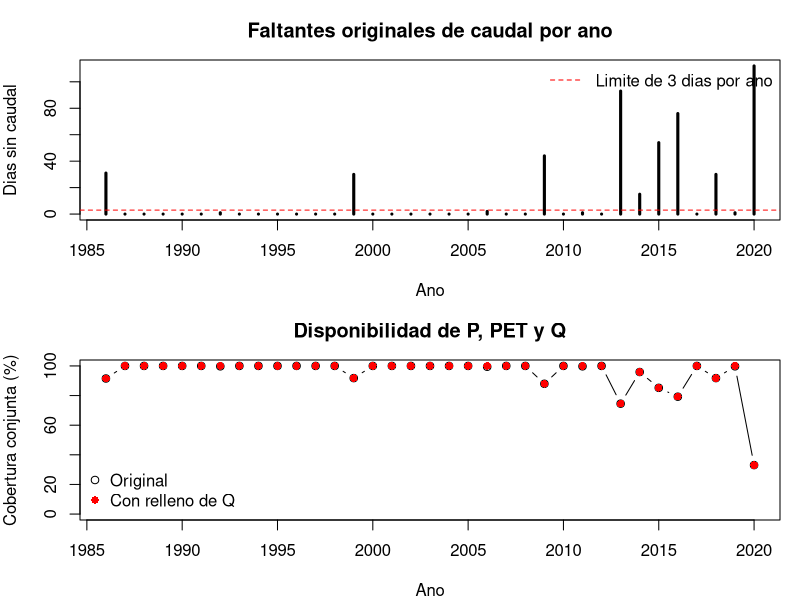
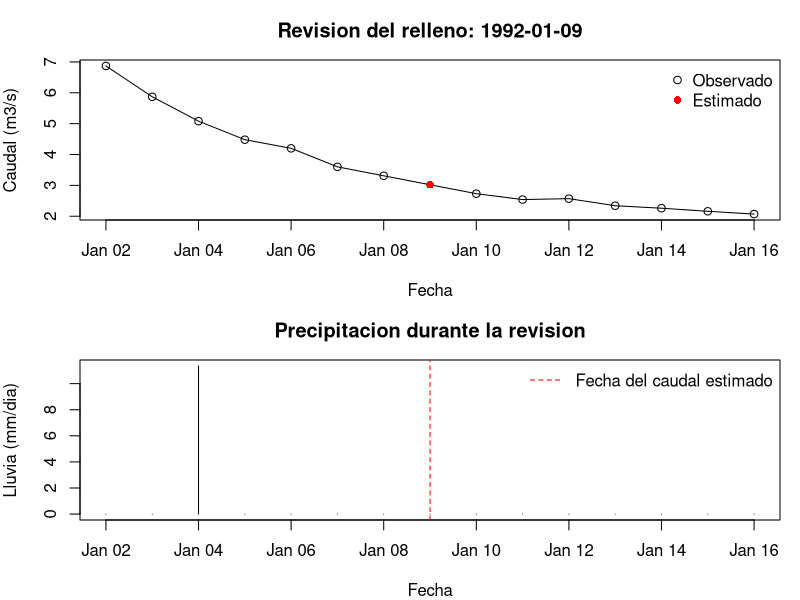
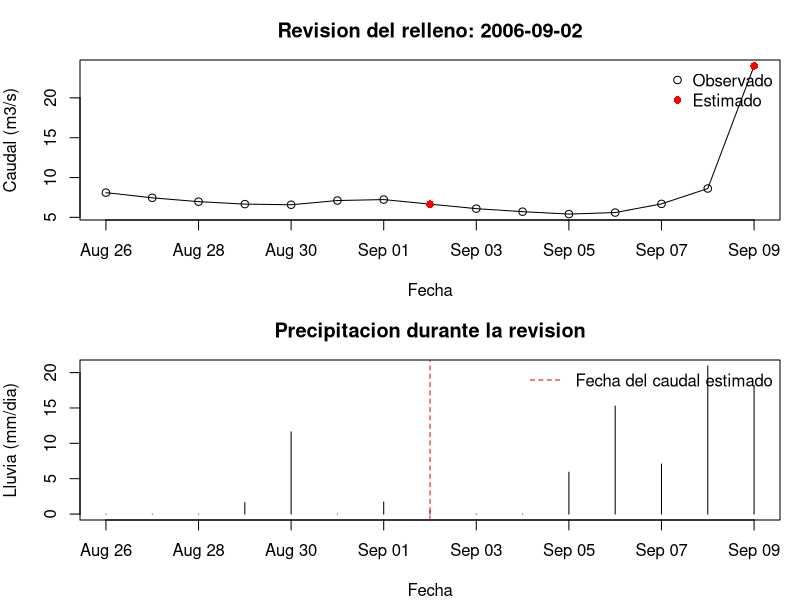
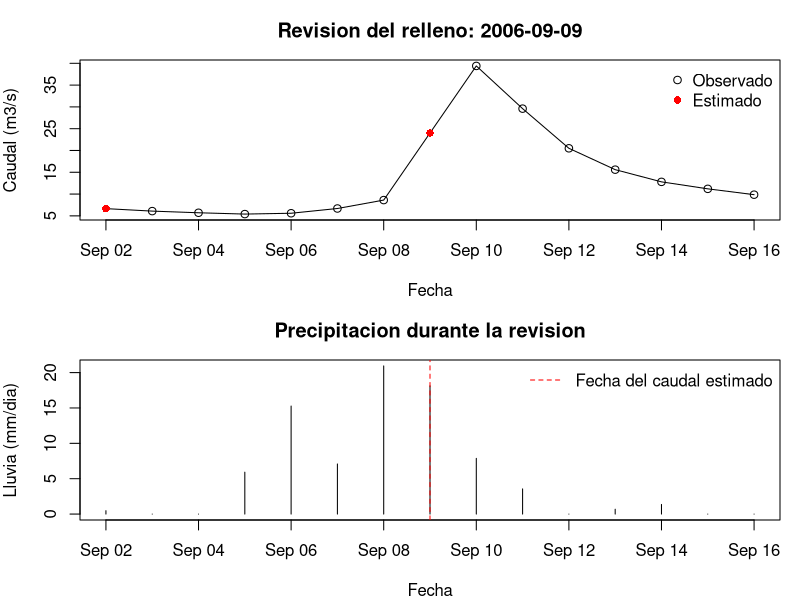
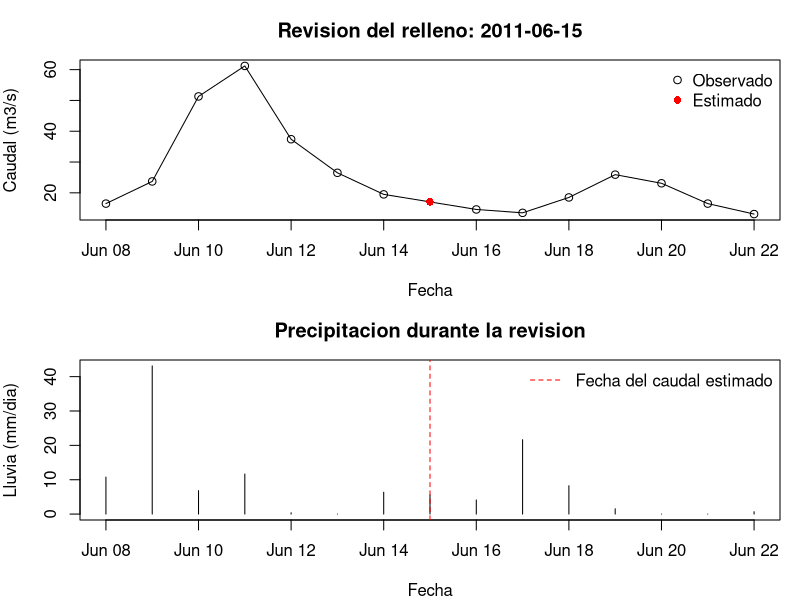
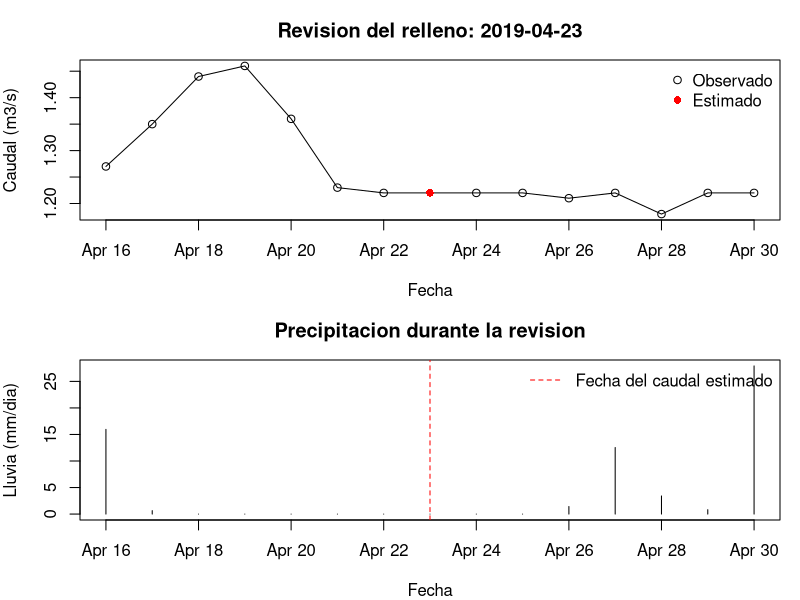

The R source for these figures, in order:
# DATOS PARA BUDYKO - RIO DAMAS EN TACAMO
# Ejecutar desde el proyecto .Rproj.
# Solo R base. PET de CAMELS provisional.
# No calcula todavia ET ni el balance de Budyko.
# Conserva los datos originales y distingue los caudales estimados.


# 1. LEER LOS DATOS

clima <- read.csv("01_data/processed/clima_CR2METv25_10362001_daily_1960-2021.csv")
caudal <- read.csv("01_data/processed/caudal_diario_dga_10362001.csv")
pet <- read.csv("01_data/raw/pet_hargreaves_day.csv")
derechos <- read.csv("01_data/processed/base_anual_derechos_superficiales.csv")

# Seleccionar las columnas climaticas.
clima <- clima[, c("fecha", "P_mm", "Tmax_degC", "Tmin_degC", "Tmed_degC")]

# Indicar que representa cada columna y sus unidades.
names(clima) <- c("fecha", "precipitacion_mm_dia", "temperatura_maxima_C","temperatura_minima_C", "temperatura_media_C")

# Seleccionar fecha y caudal.
caudal <- caudal[, c("FECHA", "Caudal_diario")]

# Nombrar las columnas del caudal original.
names(caudal) <- c("fecha", "caudal_m3_s")

# Seleccionar PET de la cuenca.
pet <- pet[, c("date", "X10362001")]

# Nombrar las columnas de PET.
names(pet) <- c("fecha", "pet_mm_dia")

# Convertir las fechas del clima.
clima$fecha <- as.Date(clima$fecha)

# Convertir las fechas del caudal.
caudal$fecha <- as.Date(caudal$fecha)

# Convertir las fechas de PET.
pet$fecha <- as.Date(pet$fecha)

# Usar el area del poligono CAMELS.
area_km2 <- 466.7784


# 2. UNIR LAS SERIES
# Incluimos enero-diciembre para contar tambien los dias
# faltantes al comienzo y final de los anos extremos.

# Encontrar el comienzo del periodo compartido.
inicio_comun <- max(min(clima$fecha), min(caudal$fecha), min(pet$fecha))

# Encontrar el final del periodo compartido.
fin_comun <- min(max(clima$fecha), max(caudal$fecha), max(pet$fecha))

# Comenzar el calendario el 1 de enero del primer ano.
inicio_calendario <- as.Date(paste0(format(inicio_comun, "%Y"), "-01-01"))

# Terminar el calendario el 31 de diciembre del ultimo ano.
fin_calendario <- as.Date(paste0(format(fin_comun, "%Y"), "-12-31"))

# Crear una fila por cada dia.
datos_budyko <- data.frame(fecha = seq(inicio_calendario, fin_calendario, by = "day"))

# Incorporar el clima manteniendo todas las fechas.
datos_budyko <- merge(datos_budyko, clima, by = "fecha", all.x = TRUE)

# Incorporar el caudal original.
datos_budyko <- merge(datos_budyko, caudal, by = "fecha", all.x = TRUE)

# Incorporar la PET.
datos_budyko <- merge(datos_budyko, pet, by = "fecha", all.x = TRUE)

# Ordenar las filas por fecha.
datos_budyko <- datos_budyko[order(datos_budyko$fecha), ]

# Identificar la cuenca.
datos_budyko$codigo_cuenca <- "10362001"

# Obtener el ano de cada fecha.
datos_budyko$anio <- as.integer(format(datos_budyko$fecha, "%Y"))


# 3. CONTAR LOS FALTANTES POR ANO
# Los faltantes se cuentan antes de realizar cualquier relleno.

# Marcar los dias sin precipitacion.
datos_budyko$falta_P <- is.na(datos_budyko$precipitacion_mm_dia)

# Marcar los dias sin PET.
datos_budyko$falta_PET <- is.na(datos_budyko$pet_mm_dia)

# Marcar los dias sin caudal original.
datos_budyko$falta_Q <- is.na(datos_budyko$caudal_m3_s)

# Contar los faltantes de cada variable por ano.
tabla_budyko <- aggregate(cbind(falta_P, falta_PET, falta_Q) ~ anio,datos_budyko, sum)

# Dar nombres claros al resumen.
names(tabla_budyko) <- c("anio", "faltantes_P", "faltantes_PET", "faltantes_Q_originales")

# Contar los dias del ano, incluyendo los anos bisiestos.
tabla_budyko$dias_esperados <- as.integer(as.Date(paste0(tabla_budyko$anio + 1, "-01-01")) -as.Date(paste0(tabla_budyko$anio, "-01-01")))

# Autorizar el relleno solo con 1 a 3 faltantes de Q y clima completo.
tabla_budyko$permite_relleno_Q <- with(tabla_budyko,faltantes_Q_originales >= 1 &faltantes_Q_originales <= 3 &
    faltantes_P == 0 &faltantes_PET == 0)

# Mostrar los anos que tienen algun faltante.
cat("\nFALTANTES ORIGINALES POR ANO:\n")

# Imprimir los conteos de las tres variables.
print(tabla_budyko[tabla_budyko$faltantes_P > 0 |tabla_budyko$faltantes_PET > 0 
                   |tabla_budyko$faltantes_Q_originales > 0,],row.names = FALSE)


# 4. IDENTIFICAR LOS INTERVALOS FALTANTES
# Cada fila indica la variable, las fechas y los dias consecutivos.
# Si un hueco cruza diciembre-enero, se conserva como un solo intervalo.

# Preparar una tabla vacia para los intervalos.
periodos_faltantes <- data.frame(variable = character(),inicio = as.Date(character())
                                 ,fin = as.Date(character()),dias = integer())

# Indicar las tres variables que vamos a revisar.
variables_revision <- c("precipitacion_mm_dia", "pet_mm_dia", "caudal_m3_s")

# Revisar los intervalos faltantes de cada variable.
for (variable in variables_revision) {
  
  # Identificar grupos consecutivos de datos presentes o ausentes.
  bloques <- rle(is.na(datos_budyko[[variable]]))
  
  # Encontrar la ultima fila de cada grupo.
  finales <- cumsum(bloques$lengths)
  
  # Encontrar la primera fila de cada grupo.
  comienzos <- finales - bloques$lengths + 1
  
  # Seleccionar los grupos que corresponden a faltantes.
  grupos_faltantes <- which(bloques$values)
  
  # Agregar las fechas y duraciones de esos grupos.
  periodos_faltantes <- rbind(
    periodos_faltantes,
    data.frame(
      variable = rep(variable, length(grupos_faltantes)),
      inicio = datos_budyko$fecha[comienzos[grupos_faltantes]],
      fin = datos_budyko$fecha[finales[grupos_faltantes]],
      dias = bloques$lengths[grupos_faltantes]))
}

# Mostrar los periodos encontrados.
cat("\nINTERVALOS CON DATOS FALTANTES:\n")

# Imprimir cada intervalo con su duracion.
print(periodos_faltantes, row.names = FALSE)


# 5. RELLENAR SOLO DIAS AISLADOS DE CAUDAL
# Ambos vecinos deben ser datos originales.
# No usamos una estimacion para generar otra estimacion.
# Los huecos consecutivos y los anos con mas de 3 faltantes quedan como NA.

# Obtener el caudal original del dia anterior.
caudal_anterior <- c(NA, head(datos_budyko$caudal_m3_s, -1))

# Obtener el caudal original del dia siguiente.
caudal_siguiente <- c(tail(datos_budyko$caudal_m3_s, -1), NA)

# Seleccionar los anos que cumplen el criterio anual.
anios_rellenables <- tabla_budyko$anio[tabla_budyko$permite_relleno_Q]

# Encontrar los dias faltantes aislados dentro de esos anos.
filas_relleno <- which(datos_budyko$anio %in% anios_rellenables &datos_budyko$falta_Q &
                         !is.na(caudal_anterior) &!is.na(caudal_siguiente))

# Copiar el caudal original a una columna de analisis.
datos_budyko$caudal_analisis_m3_s <- datos_budyko$caudal_m3_s

# Estimar cada dia mediante el promedio de sus dos vecinos.
datos_budyko$caudal_analisis_m3_s[filas_relleno] <- (caudal_anterior[filas_relleno] + caudal_siguiente[filas_relleno]) / 2

# Marcar inicialmente todos los dias como observados o sin rellenar.
datos_budyko$caudal_estimado <- FALSE

# Identificar los dias que fueron estimados.
datos_budyko$caudal_estimado[filas_relleno] <- TRUE

# Preparar una tabla para explicar cada estimacion.
detalle_relleno <- data.frame(fecha = datos_budyko$fecha[filas_relleno],anterior_m3_s = caudal_anterior[filas_relleno],
  siguiente_m3_s = caudal_siguiente[filas_relleno],estimado_m3_s = datos_budyko$caudal_analisis_m3_s[filas_relleno])

# Mostrar los caudales utilizados en cada promedio.
cat("\nDIAS RELLENADOS:\n")

# Imprimir las estimaciones.
print(detalle_relleno, row.names = FALSE)

# Convertir el caudal a lamina diaria de escorrentia.
datos_budyko$escorrentia_mm_dia <- datos_budyko$caudal_analisis_m3_s * 86400 / (area_km2 * 1000)

# Identificar los dias con las tres variables originales.
datos_budyko$P_PET_Q_originales <- complete.cases(datos_budyko[,c("precipitacion_mm_dia", "pet_mm_dia", "caudal_m3_s")])

# Identificar los dias completos despues del relleno.
datos_budyko$P_PET_Q_disponibles <- complete.cases(datos_budyko[,c("precipitacion_mm_dia", "pet_mm_dia", "caudal_analisis_m3_s")])


# 6. RESUMIR LA COBERTURA Y CALCULAR LOS VALORES ANUALES
# Solo calculamos totales cuando P, PET y Q cubren todo el ano.
# No convertimos los datos faltantes en ceros.

# Contar dias originales, disponibles y estimados.
conteos <- aggregate(cbind(P_PET_Q_originales, P_PET_Q_disponibles, caudal_estimado) ~ anio,datos_budyko, sum)

# Nombrar los conteos.
names(conteos) <- c("anio", "dias_originales", "dias_disponibles", "dias_estimados")

# Agregar los conteos al resumen anual.
tabla_budyko <- merge(tabla_budyko, conteos, by = "anio")

# Contar cuantos faltantes de caudal permanecen.
tabla_budyko$faltantes_Q_finales <-tabla_budyko$faltantes_Q_originales - tabla_budyko$dias_estimados

# Calcular la cobertura conjunta original.
tabla_budyko$cobertura_original_porcentaje <- round(100 * tabla_budyko$dias_originales / tabla_budyko$dias_esperados, 2)

# Calcular la cobertura conjunta despues del relleno.
tabla_budyko$cobertura_porcentaje <- round(100 * tabla_budyko$dias_disponibles / tabla_budyko$dias_esperados, 2)

# Identificar los anos completos originales.
tabla_budyko$anio_completo_original <-tabla_budyko$dias_originales == tabla_budyko$dias_esperados

# Identificar los anos completos despues del relleno.
tabla_budyko$anio_completo <-tabla_budyko$dias_disponibles == tabla_budyko$dias_esperados

# Explicar los faltantes restantes de los anos excluidos.
tabla_budyko$observacion <- paste0("Excluido: faltan P=", tabla_budyko$faltantes_P,
                                   "; PET=", tabla_budyko$faltantes_PET,
                                   "; Q=", tabla_budyko$faltantes_Q_finales, " dias")

# Identificar los anos que no necesitaron estimaciones.
tabla_budyko$observacion[tabla_budyko$anio_completo_original] <- "Completo sin relleno"

# Identificar los anos recuperados con estimaciones.
tabla_budyko$observacion[tabla_budyko$anio_completo & tabla_budyko$dias_estimados > 0] <- "Completo con relleno de Q; revisar estimaciones"

# Agregar el codigo de la cuenca.
tabla_budyko$codigo_cuenca <- "10362001"

# Registrar el area utilizada.
tabla_budyko$area_km2 <- area_km2

# Preparar la columna de precipitacion anual.
tabla_budyko$precipitacion_mm_anio <- NA_real_

# Preparar la columna de PET anual.
tabla_budyko$pet_mm_anio <- NA_real_

# Preparar la columna de caudal medio.
tabla_budyko$caudal_medio_m3_s <- NA_real_

# Preparar la columna de volumen anual.
tabla_budyko$volumen_escurrido_m3_anio <- NA_real_

# Preparar la columna de escorrentia anual.
tabla_budyko$escorrentia_mm_anio <- NA_real_

# Calcular solamente los anos que quedaron completos.
for (fila in which(tabla_budyko$anio_completo)) {
  
  # Seleccionar los dias del ano.
  dias_anio <- datos_budyko[datos_budyko$anio == tabla_budyko$anio[fila],]
  
  # Sumar la precipitacion diaria.
  tabla_budyko$precipitacion_mm_anio[fila] <-sum(dias_anio$precipitacion_mm_dia)
  
  # Sumar la PET diaria.
  tabla_budyko$pet_mm_anio[fila] <- sum(dias_anio$pet_mm_dia)
  
  # Calcular el caudal medio anual.
  tabla_budyko$caudal_medio_m3_s[fila] <- mean(dias_anio$caudal_analisis_m3_s)
  
  # Calcular el volumen escurrido durante todo el ano.
  tabla_budyko$volumen_escurrido_m3_anio[fila] <-sum(dias_anio$caudal_analisis_m3_s) * 86400
  
  # Sumar la lamina diaria de escorrentia.
  tabla_budyko$escorrentia_mm_anio[fila] <-sum(dias_anio$escorrentia_mm_dia)
  }


# 7. INCORPORAR DERECHOS Y GUARDAR
# Los derechos registrados no representan consumo real.
# Guardamos las mismas bases y una tabla adicional de intervalos faltantes.

# Seleccionar las columnas necesarias de derechos.
derechos <- derechos[, c("codigo_cuenca", "anio","derechos_superficiales_L_s", "derechos_superficiales_m3_s")]

# Unir derechos y resultados anuales.
tabla_budyko <- merge(tabla_budyko, derechos,by = c("codigo_cuenca", "anio"), all.x = TRUE)

# Registrar la fuente de precipitacion.
tabla_budyko$fuente_precipitacion <- "CR2MET v2.5; poligono CAMELS"

# Registrar la PET provisional.
tabla_budyko$fuente_pet <- "Hargreaves CAMELS; uso provisional"

# Registrar la fuente del caudal.
tabla_budyko$fuente_caudal <- "DGA; serie procesada por Alexis"

# Registrar la fuente del area.
tabla_budyko$fuente_area <- "CAMELS; 466.7784 km2"

# Documentar el criterio de estimacion.
tabla_budyko$tratamiento_caudal <- paste("Promedio de vecinos originales para dias aislados;","maximo 3 faltantes de Q por ano y P/PET completas")

# Crear la carpeta de tablas si hace falta.
dir.create( "03_outputs/tables/control_calidad",recursive = TRUE, showWarnings = FALSE)

# Guardar los intervalos faltantes originales de P, PET y Q.
write.csv(periodos_faltantes,"03_outputs/tables/control_calidad/periodos_faltantes_budyko.csv",row.names = FALSE)

# Guardar originales, estimaciones y marcas en la misma base diaria.
write.csv(datos_budyko,"01_data/processed/base_diaria_budyko.csv",row.names = FALSE)

# Guardar conteos, cobertura y resultados en la misma base anual.
write.csv(tabla_budyko,"01_data/processed/base_anual_budyko.csv",row.names = FALSE)

# Mostrar el numero de anos completos originales.
cat("\nAnos completos sin relleno:",sum(tabla_budyko$anio_completo_original), "\n")

# Mostrar el numero de anos completos despues del relleno.
cat("Anos completos con relleno:",sum(tabla_budyko$anio_completo), "\n")


# Mostrar los anos que se pueden utilizar.
cat("Anos utilizables:",tabla_budyko$anio[tabla_budyko$anio_completo], "\n")

# Mostrar la decision para cada ano.
print(tabla_budyko[, c("anio", "faltantes_Q_originales", "dias_estimados",
    "faltantes_Q_finales", "anio_completo", "observacion")],row.names = FALSE)


# 8. GRAFICOS PARA REVISAR LAS ESTIMACIONES
# La primera pagina resume los faltantes anuales.
# Las siguientes muestran cada relleno y la lluvia de esos dias.

# Crear la carpeta de figuras si hace falta.
dir.create( "03_outputs/figures/control_calidad",recursive = TRUE, showWarnings = FALSE)

# Abrir el PDF; debe estar cerrado en Acrobat.
pdf("03_outputs/figures/control_calidad/revision_dias_faltantes.pdf",width = 9, height = 7)

# Preparar dos graficos por pagina.
par(mfrow = c(2, 1), mar = c(4, 4, 3, 1))

# Mostrar los dias faltantes originales de caudal.
plot(tabla_budyko$anio, tabla_budyko$faltantes_Q_originales,type = "h", lwd = 3,
     ylim = c(0, max(3, tabla_budyko$faltantes_Q_originales)),xlab = "Ano",
     ylab = "Dias sin caudal",main = "Faltantes originales de caudal por ano")

# Marcar el limite anual elegido.
abline(h = 3, col = "red", lty = 2)

# Explicar la linea roja.
legend("topright", "Limite de 3 dias por ano",col = "red", lty = 2, bty = "n")

# Comparar la cobertura original y la cobertura con relleno.
plot(tabla_budyko$anio, tabla_budyko$cobertura_original_porcentaje,type = "b", pch = 1, ylim = c(0, 100),
  xlab = "Ano", ylab = "Cobertura conjunta (%)",main = "Disponibilidad de P, PET y Q")

# Agregar la cobertura despues del relleno.
points(tabla_budyko$anio, tabla_budyko$cobertura_porcentaje,col = "red", pch = 16)

# Explicar los simbolos.
legend("bottomleft", c("Original", "Con relleno de Q"),col = c("black", "red"), pch = c(1, 16), bty = "n")

# Revisar cada dia que fue rellenado.
for (fila in filas_relleno) {
  
  # Obtener la fecha estimada.
  fecha_revision <- datos_budyko$fecha[fila]
  
  # Seleccionar siete dias antes y siete despues.
  ventana <- datos_budyko[datos_budyko$fecha >= fecha_revision - 7 &datos_budyko$fecha <= fecha_revision + 7,]
  
  # Mostrar el caudal de analisis como una linea.
  plot(ventana$fecha, ventana$caudal_analisis_m3_s,type = "l",xlab = "Fecha",
       ylab = "Caudal (m3/s)",main = paste("Revision del relleno:", fecha_revision))
  
  # Mostrar los caudales originales con circulos.
  points(ventana$fecha, ventana$caudal_m3_s, pch = 1)
  
  # Mostrar los caudales estimados en rojo.
  points(ventana$fecha[ventana$caudal_estimado],ventana$caudal_analisis_m3_s[ventana$caudal_estimado],col = "red", pch = 16)
  
  # Explicar los puntos del grafico.
  legend("topright", c("Observado", "Estimado"),col = c("black", "red"), pch = c(1, 16), bty = "n")
  
  # Mostrar la precipitacion alrededor del relleno.
  plot(ventana$fecha, ventana$precipitacion_mm_dia,type = "h",xlab = "Fecha", ylab = "Lluvia (mm/dia)",main = "Precipitacion durante la revision")
  
  # Marcar la fecha del caudal estimado.
  abline(v = as.numeric(fecha_revision), col = "red", lty = 2)
  
  # Explicar la linea de referencia.
  legend("topright", "Fecha del caudal estimado",col = "red", lty = 2, bty = "n")
}

# Cerrar el PDF para terminar de guardarlo.
dev.off()
